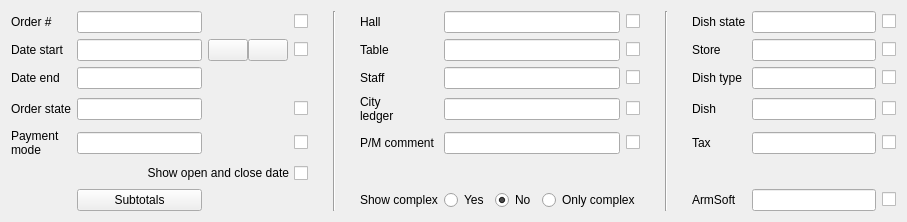
<?xml version="1.0" encoding="UTF-8"?>
<ui version="4.0">
 <class>FRestaurantTotal</class>
 <widget class="QWidget" name="FRestaurantTotal">
  <property name="geometry">
   <rect>
    <x>0</x>
    <y>0</y>
    <width>907</width>
    <height>210</height>
   </rect>
  </property>
  <property name="windowTitle">
   <string>Form</string>
  </property>
  <layout class="QGridLayout" name="gridLayout">
   <item row="0" column="4">
    <widget class="EQCheckBox" name="chOrderNum">
     <property name="focusPolicy">
      <enum>Qt::ClickFocus</enum>
     </property>
     <property name="text">
      <string/>
     </property>
     <property name="Tag" stdset="0">
      <number>13</number>
     </property>
     <property name="Field" stdset="0">
      <string>oh.f_id</string>
     </property>
    </widget>
   </item>
   <item row="1" column="11">
    <widget class="EQLineEdit" name="leStore">
     <property name="focusPolicy">
      <enum>Qt::ClickFocus</enum>
     </property>
     <property name="ShowButton" stdset="0">
      <bool>true</bool>
     </property>
     <property name="EnableHiddenText" stdset="0">
      <bool>true</bool>
     </property>
    </widget>
   </item>
   <item row="1" column="6">
    <widget class="QLabel" name="label_5">
     <property name="text">
      <string>Table</string>
     </property>
    </widget>
   </item>
   <item row="1" column="2">
    <widget class="EDateEdit" name="deStart"/>
   </item>
   <item row="0" column="0">
    <widget class="QLabel" name="label_14">
     <property name="text">
      <string>Order #</string>
     </property>
    </widget>
   </item>
   <item row="0" column="12">
    <widget class="EQCheckBox" name="chDishState">
     <property name="focusPolicy">
      <enum>Qt::ClickFocus</enum>
     </property>
     <property name="text">
      <string/>
     </property>
     <property name="Field" stdset="0">
      <string>od.f_state;ds.f_en</string>
     </property>
    </widget>
   </item>
   <item row="6" column="11">
    <widget class="QLineEdit" name="leArmSoft">
     <property name="focusPolicy">
      <enum>Qt::ClickFocus</enum>
     </property>
    </widget>
   </item>
   <item row="0" column="9" rowspan="7">
    <widget class="Line" name="line_2">
     <property name="minimumSize">
      <size>
       <width>40</width>
       <height>0</height>
      </size>
     </property>
     <property name="orientation">
      <enum>Qt::Vertical</enum>
     </property>
    </widget>
   </item>
   <item row="6" column="10">
    <widget class="QLabel" name="label_16">
     <property name="text">
      <string>ArmSoft</string>
     </property>
    </widget>
   </item>
   <item row="6" column="12">
    <widget class="EQCheckBox" name="chArmSoft">
     <property name="focusPolicy">
      <enum>Qt::ClickFocus</enum>
     </property>
     <property name="text">
      <string/>
     </property>
     <property name="Field" stdset="0">
      <string>d.f_as</string>
     </property>
    </widget>
   </item>
   <item row="0" column="11">
    <widget class="EQLineEdit" name="leDishState">
     <property name="focusPolicy">
      <enum>Qt::ClickFocus</enum>
     </property>
     <property name="EnableHiddenText" stdset="0">
      <bool>true</bool>
     </property>
    </widget>
   </item>
   <item row="0" column="5" rowspan="7">
    <widget class="Line" name="line">
     <property name="minimumSize">
      <size>
       <width>40</width>
       <height>0</height>
      </size>
     </property>
     <property name="orientation">
      <enum>Qt::Vertical</enum>
     </property>
    </widget>
   </item>
   <item row="6" column="2">
    <widget class="QPushButton" name="btnOrdersSubtotal">
     <property name="focusPolicy">
      <enum>Qt::ClickFocus</enum>
     </property>
     <property name="text">
      <string>Subtotals</string>
     </property>
    </widget>
   </item>
   <item row="6" column="6">
    <widget class="QLabel" name="label_17">
     <property name="focusPolicy">
      <enum>Qt::ClickFocus</enum>
     </property>
     <property name="text">
      <string>Show complex</string>
     </property>
    </widget>
   </item>
   <item row="0" column="10">
    <widget class="QLabel" name="label_15">
     <property name="text">
      <string>Dish state</string>
     </property>
    </widget>
   </item>
   <item row="4" column="7">
    <widget class="EQLineEdit" name="lePMComment">
     <property name="focusPolicy">
      <enum>Qt::ClickFocus</enum>
     </property>
     <property name="ShowButton" stdset="0">
      <bool>true</bool>
     </property>
    </widget>
   </item>
   <item row="4" column="6">
    <widget class="QLabel" name="label_10">
     <property name="text">
      <string>P/M comment</string>
     </property>
    </widget>
   </item>
   <item row="4" column="12">
    <widget class="EQCheckBox" name="chTax">
     <property name="focusPolicy">
      <enum>Qt::ClickFocus</enum>
     </property>
     <property name="text">
      <string/>
     </property>
     <property name="Tag" stdset="0">
      <number>11</number>
     </property>
     <property name="Field" stdset="0">
      <string>oh.f_tax</string>
     </property>
    </widget>
   </item>
   <item row="4" column="11">
    <widget class="EQLineEdit" name="leTax">
     <property name="focusPolicy">
      <enum>Qt::ClickFocus</enum>
     </property>
     <property name="ShowButton" stdset="0">
      <bool>true</bool>
     </property>
     <property name="Field" stdset="0">
      <string>oh.f_tax</string>
     </property>
    </widget>
   </item>
   <item row="0" column="6">
    <widget class="QLabel" name="label_4">
     <property name="text">
      <string>Hall</string>
     </property>
    </widget>
   </item>
   <item row="3" column="7">
    <widget class="EQLineEdit" name="leCL">
     <property name="focusPolicy">
      <enum>Qt::ClickFocus</enum>
     </property>
     <property name="ShowButton" stdset="0">
      <bool>true</bool>
     </property>
     <property name="EnableHiddenText" stdset="0">
      <bool>true</bool>
     </property>
     <property name="Field" stdset="0">
      <string>oh.f_cityLedger,cl.f_name</string>
     </property>
    </widget>
   </item>
   <item row="4" column="0">
    <widget class="QLabel" name="label_9">
     <property name="text">
      <string>Payment
mode</string>
     </property>
    </widget>
   </item>
   <item row="3" column="6">
    <widget class="QLabel" name="label_11">
     <property name="text">
      <string>City
ledger</string>
     </property>
    </widget>
   </item>
   <item row="2" column="6">
    <widget class="QLabel" name="label_6">
     <property name="text">
      <string>Staff</string>
     </property>
    </widget>
   </item>
   <item row="2" column="8">
    <widget class="EQCheckBox" name="chStaff">
     <property name="focusPolicy">
      <enum>Qt::ClickFocus</enum>
     </property>
     <property name="text">
      <string/>
     </property>
     <property name="Tag" stdset="0">
      <number>5</number>
     </property>
     <property name="Field" stdset="0">
      <string>oh.f_staff;concat(u.f_firstName,' ',u.f_lastName)</string>
     </property>
    </widget>
   </item>
   <item row="3" column="8">
    <widget class="EQCheckBox" name="chCL">
     <property name="focusPolicy">
      <enum>Qt::ClickFocus</enum>
     </property>
     <property name="text">
      <string/>
     </property>
     <property name="Tag" stdset="0">
      <number>12</number>
     </property>
     <property name="Field" stdset="0">
      <string>oh.f_cityLedger;cl.f_name</string>
     </property>
    </widget>
   </item>
   <item row="1" column="8">
    <widget class="EQCheckBox" name="chTable">
     <property name="focusPolicy">
      <enum>Qt::ClickFocus</enum>
     </property>
     <property name="text">
      <string/>
     </property>
     <property name="Tag" stdset="0">
      <number>4</number>
     </property>
     <property name="Field" stdset="0">
      <string>oh.f_table;t.f_name</string>
     </property>
    </widget>
   </item>
   <item row="1" column="7">
    <widget class="EQLineEdit" name="leTable">
     <property name="focusPolicy">
      <enum>Qt::ClickFocus</enum>
     </property>
     <property name="ShowButton" stdset="0">
      <bool>true</bool>
     </property>
     <property name="EnableHiddenText" stdset="0">
      <bool>true</bool>
     </property>
    </widget>
   </item>
   <item row="2" column="7">
    <widget class="EQLineEdit" name="leStaff">
     <property name="focusPolicy">
      <enum>Qt::ClickFocus</enum>
     </property>
     <property name="ShowButton" stdset="0">
      <bool>true</bool>
     </property>
     <property name="EnableHiddenText" stdset="0">
      <bool>true</bool>
     </property>
    </widget>
   </item>
   <item row="4" column="8">
    <widget class="EQCheckBox" name="chPMComment">
     <property name="focusPolicy">
      <enum>Qt::ClickFocus</enum>
     </property>
     <property name="text">
      <string/>
     </property>
     <property name="Tag" stdset="0">
      <number>10</number>
     </property>
     <property name="Field" stdset="0">
      <string>oh.f_paymentModeComment</string>
     </property>
    </widget>
   </item>
   <item row="0" column="8">
    <widget class="EQCheckBox" name="chHall">
     <property name="focusPolicy">
      <enum>Qt::ClickFocus</enum>
     </property>
     <property name="text">
      <string/>
     </property>
     <property name="Tag" stdset="0">
      <number>3</number>
     </property>
     <property name="Field" stdset="0">
      <string>oh.f_hall;h.f_name</string>
     </property>
    </widget>
   </item>
   <item row="2" column="12">
    <widget class="EQCheckBox" name="chDishType">
     <property name="focusPolicy">
      <enum>Qt::ClickFocus</enum>
     </property>
     <property name="text">
      <string/>
     </property>
     <property name="Tag" stdset="0">
      <number>7</number>
     </property>
     <property name="Field" stdset="0">
      <string>d.f_type;dt.f_</string>
     </property>
     <property name="RequireLang" stdset="0">
      <bool>true</bool>
     </property>
    </widget>
   </item>
   <item row="0" column="7">
    <widget class="EQLineEdit" name="leHall">
     <property name="focusPolicy">
      <enum>Qt::ClickFocus</enum>
     </property>
     <property name="ShowButton" stdset="0">
      <bool>true</bool>
     </property>
     <property name="EnableHiddenText" stdset="0">
      <bool>true</bool>
     </property>
    </widget>
   </item>
   <item row="4" column="4">
    <widget class="EQCheckBox" name="chPaymentMode">
     <property name="focusPolicy">
      <enum>Qt::ClickFocus</enum>
     </property>
     <property name="text">
      <string/>
     </property>
     <property name="Tag" stdset="0">
      <number>9</number>
     </property>
     <property name="Field" stdset="0">
      <string>oh.f_paymentMode;pm.f_</string>
     </property>
     <property name="RequireLang" stdset="0">
      <bool>true</bool>
     </property>
    </widget>
   </item>
   <item row="2" column="0">
    <widget class="QLabel" name="label_2">
     <property name="text">
      <string>Date end</string>
     </property>
    </widget>
   </item>
   <item row="3" column="11">
    <widget class="EQLineEdit" name="leDish">
     <property name="focusPolicy">
      <enum>Qt::ClickFocus</enum>
     </property>
     <property name="ShowButton" stdset="0">
      <bool>true</bool>
     </property>
     <property name="EnableHiddenText" stdset="0">
      <bool>true</bool>
     </property>
     <property name="RequireLang" stdset="0">
      <bool>true</bool>
     </property>
    </widget>
   </item>
   <item row="2" column="11">
    <widget class="EQLineEdit" name="leDishType">
     <property name="focusPolicy">
      <enum>Qt::ClickFocus</enum>
     </property>
     <property name="ShowButton" stdset="0">
      <bool>true</bool>
     </property>
     <property name="EnableHiddenText" stdset="0">
      <bool>true</bool>
     </property>
     <property name="RequireLang" stdset="0">
      <bool>true</bool>
     </property>
    </widget>
   </item>
   <item row="4" column="10">
    <widget class="QLabel" name="label_8">
     <property name="text">
      <string>Tax</string>
     </property>
    </widget>
   </item>
   <item row="1" column="12">
    <widget class="EQCheckBox" name="chStore">
     <property name="focusPolicy">
      <enum>Qt::ClickFocus</enum>
     </property>
     <property name="text">
      <string/>
     </property>
     <property name="Tag" stdset="0">
      <number>6</number>
     </property>
     <property name="Field" stdset="0">
      <string>od.f_store;s.f_name</string>
     </property>
    </widget>
   </item>
   <item row="3" column="12">
    <widget class="EQCheckBox" name="chDish">
     <property name="focusPolicy">
      <enum>Qt::ClickFocus</enum>
     </property>
     <property name="text">
      <string/>
     </property>
     <property name="Tag" stdset="0">
      <number>8</number>
     </property>
     <property name="Field" stdset="0">
      <string>od.f_dish;d.f_</string>
     </property>
     <property name="RequireLang" stdset="0">
      <bool>true</bool>
     </property>
    </widget>
   </item>
   <item row="1" column="0">
    <widget class="QLabel" name="label">
     <property name="text">
      <string>Date start</string>
     </property>
    </widget>
   </item>
   <item row="1" column="10">
    <widget class="QLabel" name="label_13">
     <property name="text">
      <string>Store</string>
     </property>
    </widget>
   </item>
   <item row="1" column="4">
    <widget class="EQCheckBox" name="chDate">
     <property name="focusPolicy">
      <enum>Qt::ClickFocus</enum>
     </property>
     <property name="text">
      <string/>
     </property>
     <property name="Tag" stdset="0">
      <number>1</number>
     </property>
     <property name="Field" stdset="0">
      <string>oh.f_dateCash</string>
     </property>
    </widget>
   </item>
   <item row="3" column="0">
    <widget class="QLabel" name="label_3">
     <property name="text">
      <string>Order state</string>
     </property>
    </widget>
   </item>
   <item row="3" column="10">
    <widget class="QLabel" name="label_7">
     <property name="text">
      <string>Dish</string>
     </property>
    </widget>
   </item>
   <item row="3" column="4">
    <widget class="EQCheckBox" name="chState">
     <property name="focusPolicy">
      <enum>Qt::ClickFocus</enum>
     </property>
     <property name="text">
      <string/>
     </property>
     <property name="Tag" stdset="0">
      <number>2</number>
     </property>
     <property name="Field" stdset="0">
      <string>oh.f_state;os.f_</string>
     </property>
     <property name="RequireLang" stdset="0">
      <bool>true</bool>
     </property>
    </widget>
   </item>
   <item row="5" column="2" colspan="3">
    <widget class="EQCheckBox" name="chShowOpenClose">
     <property name="focusPolicy">
      <enum>Qt::ClickFocus</enum>
     </property>
     <property name="layoutDirection">
      <enum>Qt::RightToLeft</enum>
     </property>
     <property name="text">
      <string>Show open and close date</string>
     </property>
     <property name="Field" stdset="0">
      <string>oh.f_dateOpen;oh.f_dateClose;timediff(oh.f_dateclose, oh.f_dateopen)</string>
     </property>
    </widget>
   </item>
   <item row="2" column="10">
    <widget class="QLabel" name="label_12">
     <property name="text">
      <string>Dish type</string>
     </property>
    </widget>
   </item>
   <item row="6" column="7" colspan="2">
    <widget class="QWidget" name="widget" native="true">
     <layout class="QHBoxLayout" name="horizontalLayout">
      <property name="leftMargin">
       <number>0</number>
      </property>
      <property name="topMargin">
       <number>0</number>
      </property>
      <property name="rightMargin">
       <number>0</number>
      </property>
      <property name="bottomMargin">
       <number>0</number>
      </property>
      <item>
       <widget class="QRadioButton" name="rbShowComplex">
        <property name="focusPolicy">
         <enum>Qt::ClickFocus</enum>
        </property>
        <property name="text">
         <string>Yes</string>
        </property>
       </widget>
      </item>
      <item>
       <widget class="QRadioButton" name="rbNoShowComplex">
        <property name="focusPolicy">
         <enum>Qt::ClickFocus</enum>
        </property>
        <property name="text">
         <string>No</string>
        </property>
        <property name="checked">
         <bool>true</bool>
        </property>
       </widget>
      </item>
      <item>
       <widget class="QRadioButton" name="rbOnlycomplex">
        <property name="focusPolicy">
         <enum>Qt::ClickFocus</enum>
        </property>
        <property name="text">
         <string>Only complex</string>
        </property>
       </widget>
      </item>
     </layout>
    </widget>
   </item>
   <item row="1" column="3">
    <widget class="QWidget" name="widget_2" native="true">
     <property name="minimumSize">
      <size>
       <width>55</width>
       <height>0</height>
      </size>
     </property>
     <layout class="QHBoxLayout" name="horizontalLayout_2">
      <property name="spacing">
       <number>0</number>
      </property>
      <property name="leftMargin">
       <number>0</number>
      </property>
      <property name="topMargin">
       <number>0</number>
      </property>
      <property name="rightMargin">
       <number>0</number>
      </property>
      <property name="bottomMargin">
       <number>0</number>
      </property>
      <item>
       <widget class="QPushButton" name="btnPrevDate">
        <property name="focusPolicy">
         <enum>Qt::ClickFocus</enum>
        </property>
        <property name="text">
         <string/>
        </property>
        <property name="icon">
         <iconset resource="../Resort/res.qrc">
          <normaloff>:/images/left.png</normaloff>:/images/left.png</iconset>
        </property>
       </widget>
      </item>
      <item>
       <widget class="QPushButton" name="btnNextDate">
        <property name="focusPolicy">
         <enum>Qt::ClickFocus</enum>
        </property>
        <property name="text">
         <string/>
        </property>
        <property name="icon">
         <iconset resource="../Resort/res.qrc">
          <normaloff>:/images/right.png</normaloff>:/images/right.png</iconset>
        </property>
       </widget>
      </item>
     </layout>
    </widget>
   </item>
   <item row="0" column="2">
    <widget class="EQLineEdit" name="leOrder">
     <property name="focusPolicy">
      <enum>Qt::ClickFocus</enum>
     </property>
    </widget>
   </item>
   <item row="2" column="2">
    <widget class="EDateEdit" name="deEnd"/>
   </item>
   <item row="3" column="2">
    <widget class="EQLineEdit" name="leState">
     <property name="focusPolicy">
      <enum>Qt::ClickFocus</enum>
     </property>
     <property name="ShowButton" stdset="0">
      <bool>true</bool>
     </property>
     <property name="EnableHiddenText" stdset="0">
      <bool>true</bool>
     </property>
    </widget>
   </item>
   <item row="4" column="2">
    <widget class="EQLineEdit" name="lePaymentMode">
     <property name="focusPolicy">
      <enum>Qt::ClickFocus</enum>
     </property>
     <property name="ShowButton" stdset="0">
      <bool>true</bool>
     </property>
     <property name="EnableHiddenText" stdset="0">
      <bool>true</bool>
     </property>
     <property name="RequireLang" stdset="0">
      <bool>true</bool>
     </property>
    </widget>
   </item>
  </layout>
 </widget>
 <customwidgets>
  <customwidget>
   <class>EDateEdit</class>
   <extends>QLineEdit</extends>
   <header location="global">edateedit.h</header>
  </customwidget>
  <customwidget>
   <class>EQCheckBox</class>
   <extends>QCheckBox</extends>
   <header location="global">eqcheckbox.h</header>
  </customwidget>
  <customwidget>
   <class>EQLineEdit</class>
   <extends>QLineEdit</extends>
   <header location="global">eqlineedit.h</header>
   <slots>
    <signal>customButtonClicked(bool)</signal>
   </slots>
  </customwidget>
 </customwidgets>
 <tabstops>
  <tabstop>leOrder</tabstop>
  <tabstop>chOrderNum</tabstop>
  <tabstop>deStart</tabstop>
  <tabstop>chDate</tabstop>
  <tabstop>deEnd</tabstop>
  <tabstop>leState</tabstop>
  <tabstop>chState</tabstop>
  <tabstop>lePaymentMode</tabstop>
  <tabstop>chPaymentMode</tabstop>
  <tabstop>leHall</tabstop>
  <tabstop>chHall</tabstop>
  <tabstop>leTable</tabstop>
  <tabstop>chTable</tabstop>
  <tabstop>leStaff</tabstop>
  <tabstop>chStaff</tabstop>
  <tabstop>leCL</tabstop>
  <tabstop>chCL</tabstop>
  <tabstop>lePMComment</tabstop>
  <tabstop>chPMComment</tabstop>
  <tabstop>leDishState</tabstop>
  <tabstop>chDishState</tabstop>
  <tabstop>leStore</tabstop>
  <tabstop>chStore</tabstop>
  <tabstop>leDishType</tabstop>
  <tabstop>chDishType</tabstop>
  <tabstop>leDish</tabstop>
  <tabstop>chDish</tabstop>
  <tabstop>leTax</tabstop>
  <tabstop>chTax</tabstop>
  <tabstop>leArmSoft</tabstop>
  <tabstop>chArmSoft</tabstop>
 </tabstops>
 <resources>
  <include location="../Resort/res.qrc"/>
 </resources>
 <connections>
  <connection>
   <sender>chDate</sender>
   <signal>clicked(bool)</signal>
   <receiver>FRestaurantTotal</receiver>
   <slot>groupCheckClicked(bool)</slot>
   <hints>
    <hint type="sourcelabel">
     <x>310</x>
     <y>52</y>
    </hint>
    <hint type="destinationlabel">
     <x>337</x>
     <y>182</y>
    </hint>
   </hints>
  </connection>
  <connection>
   <sender>chStaff</sender>
   <signal>clicked(bool)</signal>
   <receiver>FRestaurantTotal</receiver>
   <slot>groupCheckClicked(bool)</slot>
   <hints>
    <hint type="sourcelabel">
     <x>613</x>
     <y>80</y>
    </hint>
    <hint type="destinationlabel">
     <x>137</x>
     <y>182</y>
    </hint>
   </hints>
  </connection>
  <connection>
   <sender>chState</sender>
   <signal>clicked(bool)</signal>
   <receiver>FRestaurantTotal</receiver>
   <slot>groupCheckClicked(bool)</slot>
   <hints>
    <hint type="sourcelabel">
     <x>310</x>
     <y>109</y>
    </hint>
    <hint type="destinationlabel">
     <x>337</x>
     <y>182</y>
    </hint>
   </hints>
  </connection>
  <connection>
   <sender>chHall</sender>
   <signal>clicked(bool)</signal>
   <receiver>FRestaurantTotal</receiver>
   <slot>groupCheckClicked(bool)</slot>
   <hints>
    <hint type="sourcelabel">
     <x>613</x>
     <y>24</y>
    </hint>
    <hint type="destinationlabel">
     <x>321</x>
     <y>182</y>
    </hint>
   </hints>
  </connection>
  <connection>
   <sender>chTable</sender>
   <signal>clicked(bool)</signal>
   <receiver>FRestaurantTotal</receiver>
   <slot>groupCheckClicked(bool)</slot>
   <hints>
    <hint type="sourcelabel">
     <x>613</x>
     <y>52</y>
    </hint>
    <hint type="destinationlabel">
     <x>413</x>
     <y>182</y>
    </hint>
   </hints>
  </connection>
  <connection>
   <sender>chCL</sender>
   <signal>clicked(bool)</signal>
   <receiver>FRestaurantTotal</receiver>
   <slot>groupCheckClicked(bool)</slot>
   <hints>
    <hint type="sourcelabel">
     <x>613</x>
     <y>109</y>
    </hint>
    <hint type="destinationlabel">
     <x>503</x>
     <y>182</y>
    </hint>
   </hints>
  </connection>
  <connection>
   <sender>chTax</sender>
   <signal>clicked(bool)</signal>
   <receiver>FRestaurantTotal</receiver>
   <slot>groupCheckClicked(bool)</slot>
   <hints>
    <hint type="sourcelabel">
     <x>897</x>
     <y>141</y>
    </hint>
    <hint type="destinationlabel">
     <x>595</x>
     <y>182</y>
    </hint>
   </hints>
  </connection>
  <connection>
   <sender>chPMComment</sender>
   <signal>clicked(bool)</signal>
   <receiver>FRestaurantTotal</receiver>
   <slot>groupCheckClicked(bool)</slot>
   <hints>
    <hint type="sourcelabel">
     <x>613</x>
     <y>141</y>
    </hint>
    <hint type="destinationlabel">
     <x>646</x>
     <y>182</y>
    </hint>
   </hints>
  </connection>
  <connection>
   <sender>chPaymentMode</sender>
   <signal>clicked(bool)</signal>
   <receiver>FRestaurantTotal</receiver>
   <slot>groupCheckClicked(bool)</slot>
   <hints>
    <hint type="sourcelabel">
     <x>310</x>
     <y>141</y>
    </hint>
    <hint type="destinationlabel">
     <x>520</x>
     <y>182</y>
    </hint>
   </hints>
  </connection>
  <connection>
   <sender>chDish</sender>
   <signal>clicked(bool)</signal>
   <receiver>FRestaurantTotal</receiver>
   <slot>groupCheckClicked(bool)</slot>
   <hints>
    <hint type="sourcelabel">
     <x>897</x>
     <y>109</y>
    </hint>
    <hint type="destinationlabel">
     <x>660</x>
     <y>182</y>
    </hint>
   </hints>
  </connection>
  <connection>
   <sender>chDishType</sender>
   <signal>clicked(bool)</signal>
   <receiver>FRestaurantTotal</receiver>
   <slot>groupCheckClicked(bool)</slot>
   <hints>
    <hint type="sourcelabel">
     <x>897</x>
     <y>80</y>
    </hint>
    <hint type="destinationlabel">
     <x>564</x>
     <y>182</y>
    </hint>
   </hints>
  </connection>
  <connection>
   <sender>chStore</sender>
   <signal>clicked(bool)</signal>
   <receiver>FRestaurantTotal</receiver>
   <slot>groupCheckClicked(bool)</slot>
   <hints>
    <hint type="sourcelabel">
     <x>897</x>
     <y>52</y>
    </hint>
    <hint type="destinationlabel">
     <x>587</x>
     <y>182</y>
    </hint>
   </hints>
  </connection>
  <connection>
   <sender>chOrderNum</sender>
   <signal>clicked(bool)</signal>
   <receiver>FRestaurantTotal</receiver>
   <slot>groupCheckClicked(bool)</slot>
   <hints>
    <hint type="sourcelabel">
     <x>310</x>
     <y>24</y>
    </hint>
    <hint type="destinationlabel">
     <x>198</x>
     <y>182</y>
    </hint>
   </hints>
  </connection>
  <connection>
   <sender>chArmSoft</sender>
   <signal>clicked(bool)</signal>
   <receiver>FRestaurantTotal</receiver>
   <slot>groupCheckClicked(bool)</slot>
   <hints>
    <hint type="sourcelabel">
     <x>897</x>
     <y>195</y>
    </hint>
    <hint type="destinationlabel">
     <x>368</x>
     <y>128</y>
    </hint>
   </hints>
  </connection>
  <connection>
   <sender>chDishState</sender>
   <signal>clicked(bool)</signal>
   <receiver>FRestaurantTotal</receiver>
   <slot>groupCheckClicked(bool)</slot>
   <hints>
    <hint type="sourcelabel">
     <x>897</x>
     <y>24</y>
    </hint>
    <hint type="destinationlabel">
     <x>368</x>
     <y>128</y>
    </hint>
   </hints>
  </connection>
  <connection>
   <sender>chShowOpenClose</sender>
   <signal>clicked(bool)</signal>
   <receiver>FRestaurantTotal</receiver>
   <slot>groupCheckClicked(bool)</slot>
   <hints>
    <hint type="sourcelabel">
     <x>231</x>
     <y>171</y>
    </hint>
    <hint type="destinationlabel">
     <x>424</x>
     <y>91</y>
    </hint>
   </hints>
  </connection>
 </connections>
 <slots>
  <slot>groupCheckClicked(bool)</slot>
 </slots>
</ui>
